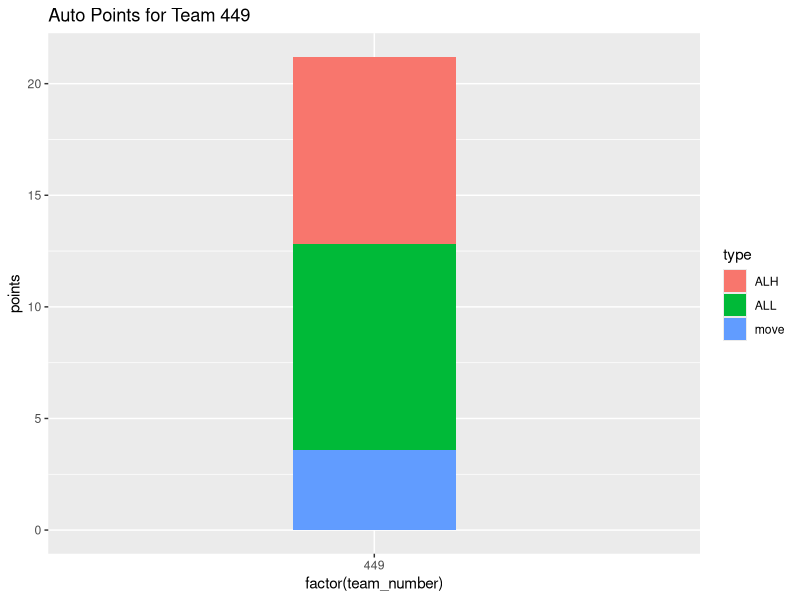
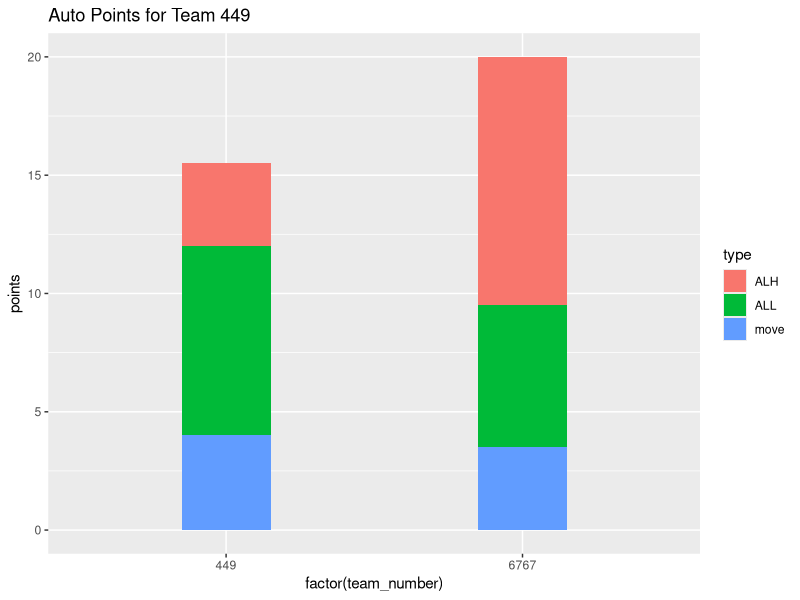
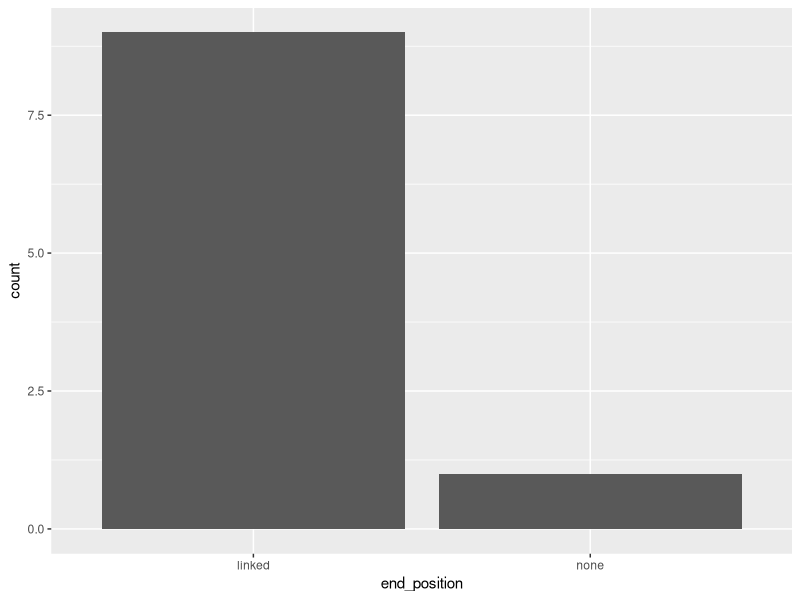
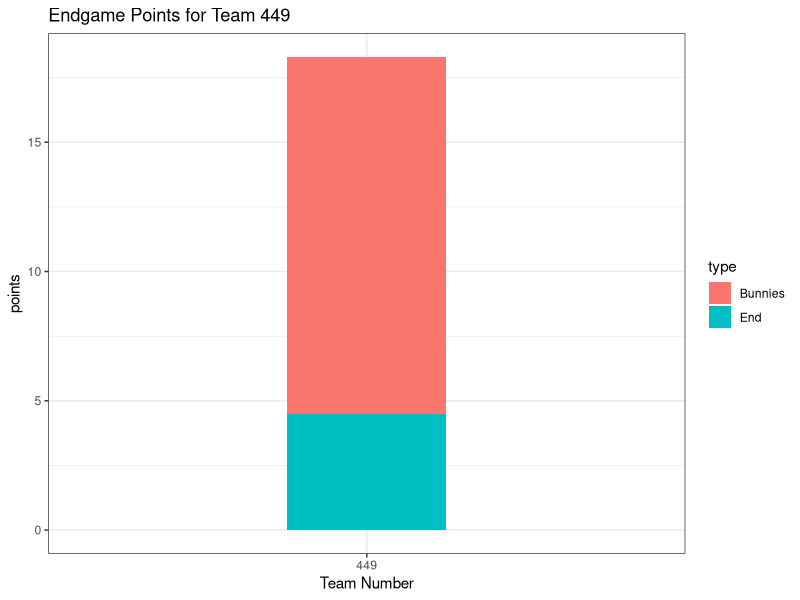

These charts were generated, in order, by the following R code: (Note: this script raises an error after producing the figures.)
## ---- chunk 1
library(tidyverse)
raw <- read.csv("../shinyapp/data_files/fake_data.csv")

select<-449
data <-raw|>
select(auto_lunites_high,team_number,auto_lunites_low,moved)|>
    filter(team_number==select)|>
    group_by(team_number)|>
    summarize(
        ALH=mean(auto_lunites_high)*7,
        ALL=mean(auto_lunites_low)*4,
        move=mean(moved)*4
    ) |>

pivot_longer(cols=c(ALL,ALH,move),
             names_to="type",
             values_to="points")

ggplot(data, aes(x=factor(team_number),y=points, fill=type))+
    geom_bar(position="stack",stat="identity",width=0.3)+
    labs(title=paste("Auto Points for Team",select))
## ---- chunk 2
library(tidyverse)
raw <- read.csv("../shinyapp/data_files/fake_data.csv")
select<-c(449,6767)

data <-raw|>
select(auto_lunites_high,team_number,auto_lunites_low,moved)|>
    filter(team_number==select)|>
    group_by(team_number)|>
    summarize(
        ALH=mean(auto_lunites_high)*7,
        ALL=mean(auto_lunites_low)*4,
        move=mean(moved)*4
    )|>

pivot_longer(cols=c(ALL,ALH,move),
             names_to="type",
             values_to="points")

ggplot(data, aes(x=factor(team_number),y=points, fill=type))+
    geom_bar(position="stack",stat="identity",width=0.3) +
    labs(title=paste("Auto Points for Team",select))
## ---- chunk 3
library(tidyverse)
raw <- read.csv("../shinyapp/data_files/fake_data.csv")
selected<-449

data <-raw|>
select(bunnies_inside,team_number,end_position)|>
    filter(team_number==selected)
    
data<-data|>
mutate(
        points=case_when(data$end_position == "none" ~ 0, data$end_position == "linked" ~ 5, .default=0)
    )

ggplot(data, aes(x = end_position)) + 
    geom_bar()

data<-data|>
    group_by(team_number)|>
    summarize(
        Bunnies=mean(bunnies_inside)*6,
        End=mean(points),
    )|>

pivot_longer(cols=c(Bunnies,End),
             names_to="type",
             values_to="points")

ggplot(data, aes(x=factor(team_number),y=points, fill=type))+
    geom_bar(position="stack",stat="identity",width=0.3)+
    labs(title=paste("Endgame Points for Team",selected),x="Team Number")+
    theme_bw()

## ---- chunk 4
x=c(1,2,3,4,5,6,7,8,9,10)
y=1:10
raw<-murders|>
    mutate(murder_rate=total/population*10^6)

ggplot(raw,aes(x=total,y=population))+
    geom_point()+
    geom_text(aes(label=abb))
